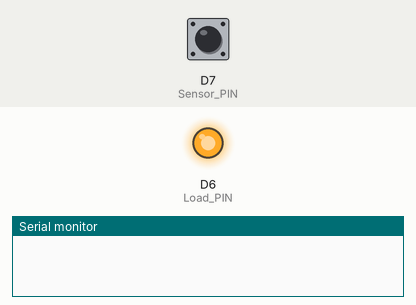
A sketch run on a simulated ESP8266 (NodeMCU). On the bench: output pins drawn as LEDs (lit = HIGH), the last lines printed to the serial monitor. Dashed ring = blinking. Inputs (shaded band) come from the test bench; at power-on: D7 (Sensor_PIN) LOW.

Above: at 1.2 s.
1.3 s: D7 (Sensor_PIN) driven HIGH
At 2.5 s:
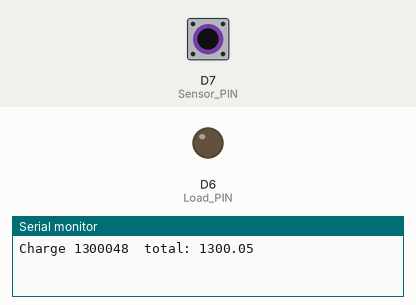
2.8 s: D7 (Sensor_PIN) driven LOW
At 3.8 s:
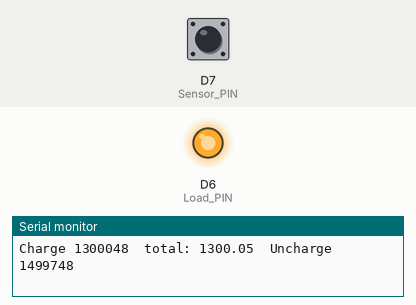
4.3 s: D7 (Sensor_PIN) pulsed HIGH 2 times (0.12 s each, 0.3 s apart)
At 4.51 s:
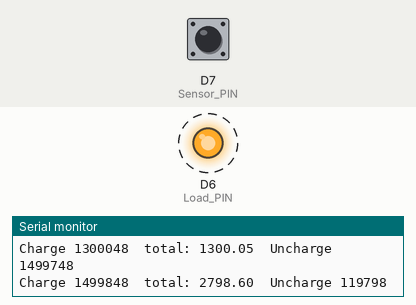
Timing chart, 0 to 7.3 s (numbered marks = the images above; inputs shaded):
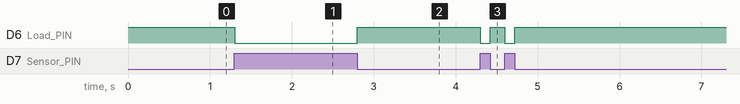

Measured:
- after the input at 1.3 s, D6 (Load_PIN): HIGH → LOW at once
- after the input at 2.8 s, D6 (Load_PIN): LOW → HIGH at once
- after the input at 4.3 s, D6 (Load_PIN): alternates HIGH for 0.18 s and LOW for 0.12 s, 4 changes in all, then stays HIGH, starting at once

The sketch:

iot-plant-moisture-sensor-esp8266.ino
```cpp
#define Sensor_PIN D7
#define Load_PIN D6

void (*state)();
#define measure_time micros

#define slider 0.999
double charging_time;
unsigned long int charging_time_count;
unsigned long int start_charging;
unsigned long int start_charging_count;


void setup() {
  // put your setup code here, to run once:
  Serial.begin(230400);
  state = state_start_charge_measurement;
  charging_time_count = 0;
}


void state_start_charge_measurement() {
  pinMode(Load_PIN , OUTPUT);
  digitalWrite(Load_PIN , HIGH);
  state = state_wait_for_charge;
  start_charging = measure_time();
}

void state_wait_for_charge() {
  for (unsigned long int i = 0; i < 60000; i++) {
    if(digitalRead(Sensor_PIN)) {
      start_charging_count = i;
      state = state_measure_charge_time;
      break;
    }
  }
}

void state_measure_charge_time() {
  unsigned long int load_duration = print_time("\r\nCharge");
  charging_time = charging_time * slider + load_duration * (1 - slider);
  charging_time_count++;
  Serial.print("total: ");
  Serial.print(charging_time);
  Serial.print("\t");
  state = state_start_uncharge_measurement;
}

void state_start_uncharge_measurement() {
  digitalWrite(Load_PIN , LOW);
  state = state_wait_for_uncharge;
  start_charging = measure_time();
}

void state_wait_for_uncharge() {
  for (unsigned long int i = 0; i < 60000; i++) {
    if(!digitalRead(Sensor_PIN)) {
      start_charging_count = i;
      state = state_measure_uncharge_time;
      break;
    }
  }
}

void state_measure_uncharge_time() {
  print_time("Uncharge");
  state = wait;
}

unsigned long int print_time(String doc) {
  unsigned long int load_duration = measure_time() - start_charging;
  //Serial.print("count: ");
  //Serial.println(start_charging_count);
  Serial.print(doc);
  Serial.print(" ");
  Serial.print(load_duration);
  Serial.print("\t");
  return load_duration;
}

void wait() {
  pinMode(Load_PIN , INPUT);
  //delay(200);
  state = state_start_charge_measurement;
}


void loop() {
  state();
}
/*  int i = 0;
  unsigned long int load_start = millis();
  while (digitalRead(Sensor_PIN))
  {
    delayMicroseconds(10);
  }
  unsigned long int load_duration = millis() - load_start;
  Serial.print("Start: ");
  Serial.println(load_duration);
  //delay(500);
  digitalWrite(Load_PIN , LOW);
  unsigned int start = micros();
  while (!digitalRead(Sensor_PIN))
  {
    delayMicroseconds(10);
  }
  unsigned int duration = micros() - start;
  Serial.print("Gemessen: ");
  Serial.println(duration);
  delay(1000);
}*/
```
